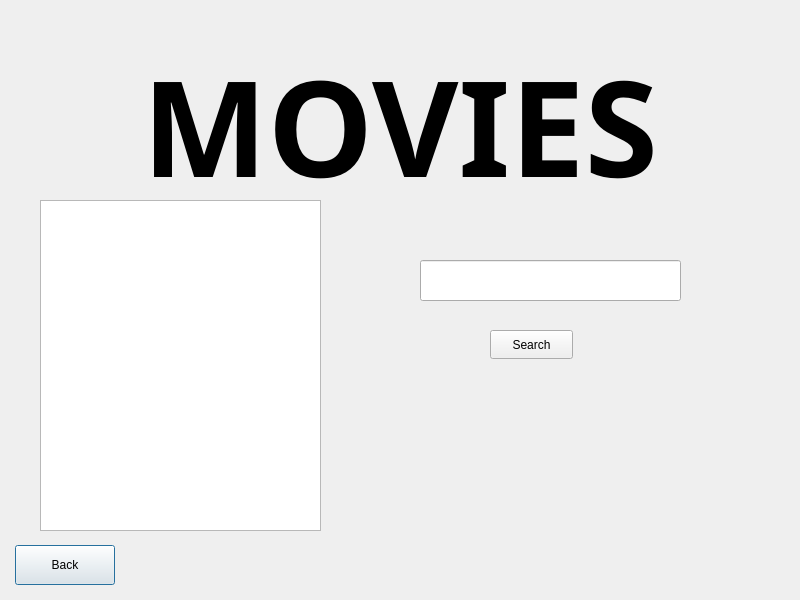
<?xml version="1.0" encoding="UTF-8"?>
<ui version="4.0">
 <class>MoviesGUI_Search</class>
 <widget class="QDialog" name="MoviesGUI_Search">
  <property name="geometry">
   <rect>
    <x>0</x>
    <y>0</y>
    <width>800</width>
    <height>600</height>
   </rect>
  </property>
  <property name="windowTitle">
   <string>Dialog</string>
  </property>
  <widget class="QPushButton" name="buttonBack_movies">
   <property name="geometry">
    <rect>
     <x>15</x>
     <y>545</y>
     <width>100</width>
     <height>40</height>
    </rect>
   </property>
   <property name="text">
    <string>Back</string>
   </property>
  </widget>
  <widget class="QLabel" name="labelTitle">
   <property name="geometry">
    <rect>
     <x>100</x>
     <y>25</y>
     <width>600</width>
     <height>200</height>
    </rect>
   </property>
   <property name="font">
    <font>
     <family>Bahnschrift SemiLight SemiConde</family>
     <pointsize>100</pointsize>
     <bold>true</bold>
     <underline>false</underline>
    </font>
   </property>
   <property name="layoutDirection">
    <enum>Qt::LayoutDirection::LeftToRight</enum>
   </property>
   <property name="text">
    <string>MOVIES</string>
   </property>
   <property name="alignment">
    <set>Qt::AlignmentFlag::AlignCenter</set>
   </property>
  </widget>
  <widget class="QTableView" name="tableView_movies">
   <property name="geometry">
    <rect>
     <x>40</x>
     <y>200</y>
     <width>281</width>
     <height>331</height>
    </rect>
   </property>
  </widget>
  <widget class="QLineEdit" name="lineEdit_movies">
   <property name="geometry">
    <rect>
     <x>420</x>
     <y>260</y>
     <width>261</width>
     <height>41</height>
    </rect>
   </property>
  </widget>
  <widget class="QPushButton" name="buttonSearch_movies">
   <property name="geometry">
    <rect>
     <x>490</x>
     <y>330</y>
     <width>83</width>
     <height>29</height>
    </rect>
   </property>
   <property name="text">
    <string>Search</string>
   </property>
  </widget>
 </widget>
 <resources/>
 <connections/>
</ui>
